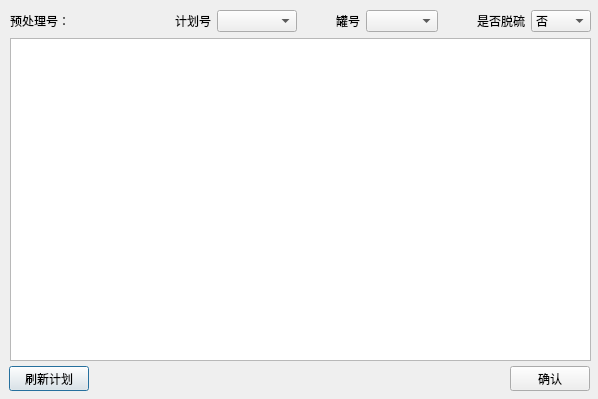
<?xml version="1.0" encoding="UTF-8"?>
<ui version="4.0">
 <class>planConfirmDialog</class>
 <widget class="QDialog" name="planConfirmDialog">
  <property name="geometry">
   <rect>
    <x>0</x>
    <y>0</y>
    <width>598</width>
    <height>399</height>
   </rect>
  </property>
  <property name="windowTitle">
   <string>Dialog</string>
  </property>
  <widget class="QWidget" name="layoutWidget">
   <property name="geometry">
    <rect>
     <x>9</x>
     <y>366</y>
     <width>581</width>
     <height>25</height>
    </rect>
   </property>
   <layout class="QHBoxLayout" name="horizontalLayout_2">
    <item>
     <widget class="QPushButton" name="refreshPlanButton">
      <property name="text">
       <string>刷新计划</string>
      </property>
     </widget>
    </item>
    <item>
     <spacer name="horizontalSpacer_2">
      <property name="orientation">
       <enum>Qt::Horizontal</enum>
      </property>
      <property name="sizeHint" stdset="0">
       <size>
        <width>40</width>
        <height>20</height>
       </size>
      </property>
     </spacer>
    </item>
    <item>
     <widget class="QPushButton" name="planConfirmBtn">
      <property name="text">
       <string>确认</string>
      </property>
     </widget>
    </item>
   </layout>
  </widget>
  <widget class="QWidget" name="layoutWidget">
   <property name="geometry">
    <rect>
     <x>10</x>
     <y>10</y>
     <width>581</width>
     <height>351</height>
    </rect>
   </property>
   <layout class="QVBoxLayout" name="verticalLayout">
    <item>
     <layout class="QHBoxLayout" name="horizontalLayout">
      <item>
       <widget class="QLabel" name="label">
        <property name="text">
         <string>预处理号：</string>
        </property>
       </widget>
      </item>
      <item>
       <widget class="QLabel" name="hmNoLable">
        <property name="minimumSize">
         <size>
          <width>60</width>
          <height>0</height>
         </size>
        </property>
        <property name="text">
         <string/>
        </property>
       </widget>
      </item>
      <item>
       <spacer name="horizontalSpacer_5">
        <property name="orientation">
         <enum>Qt::Horizontal</enum>
        </property>
        <property name="sizeHint" stdset="0">
         <size>
          <width>28</width>
          <height>20</height>
         </size>
        </property>
       </spacer>
      </item>
      <item>
       <widget class="QLabel" name="label_2">
        <property name="text">
         <string>计划号</string>
        </property>
       </widget>
      </item>
      <item>
       <widget class="QComboBox" name="PlanNoComboBox">
        <property name="minimumSize">
         <size>
          <width>80</width>
          <height>0</height>
         </size>
        </property>
       </widget>
      </item>
      <item>
       <spacer name="horizontalSpacer_3">
        <property name="orientation">
         <enum>Qt::Horizontal</enum>
        </property>
        <property name="sizeHint" stdset="0">
         <size>
          <width>28</width>
          <height>20</height>
         </size>
        </property>
       </spacer>
      </item>
      <item>
       <widget class="QLabel" name="label_4">
        <property name="text">
         <string>罐号</string>
        </property>
       </widget>
      </item>
      <item>
       <widget class="QComboBox" name="ladleIdComboBox"/>
      </item>
      <item>
       <spacer name="horizontalSpacer_4">
        <property name="orientation">
         <enum>Qt::Horizontal</enum>
        </property>
        <property name="sizeHint" stdset="0">
         <size>
          <width>28</width>
          <height>20</height>
         </size>
        </property>
       </spacer>
      </item>
      <item>
       <widget class="QLabel" name="label_3">
        <property name="text">
         <string>是否脱硫</string>
        </property>
       </widget>
      </item>
      <item>
       <widget class="QComboBox" name="dsCodeComboBox">
        <property name="minimumSize">
         <size>
          <width>60</width>
          <height>0</height>
         </size>
        </property>
        <item>
         <property name="text">
          <string>否</string>
         </property>
        </item>
        <item>
         <property name="text">
          <string>是</string>
         </property>
        </item>
       </widget>
      </item>
     </layout>
    </item>
    <item>
     <widget class="QTableView" name="planConfirmTableView"/>
    </item>
   </layout>
  </widget>
 </widget>
 <resources/>
 <connections/>
</ui>
